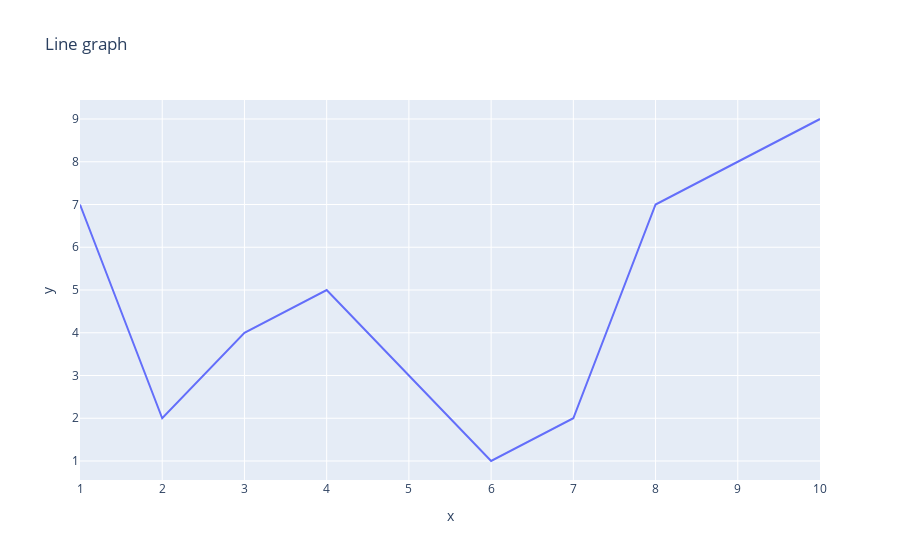

This figure's notebook cell:
### Code cell
fig.show()

### Figure 1 — Plotly figure (JSON) as saved in the notebook; plotly's stock layout.template omitted (floating-point values rounded to 4 significant figures)
{"data": [{"hovertemplate": "x=%{x}<br>y=%{y}<extra></extra>", "legendgroup": "", "line": {"color": "#636efa", "dash": "solid"}, "marker": {"symbol": "circle"}, "mode": "lines", "name": "", "orientation": "v", "showlegend": false, "type": "scatter", "x": [1, 2, 3, 4, 5, 6, 7, 8, 9, 10], "xaxis": "x", "y": [7, 2, 4, 5, 3, 1, 2, 7, 8, 9], "yaxis": "y"}], "layout": {"autosize": true, "legend": {"tracegroupgap": 0}, "title": {"text": "Line graph"}, "xaxis": {"anchor": "y", "autorange": true, "domain": [0, 1], "range": [1, 10], "title": {"text": "x"}, "type": "linear"}, "yaxis": {"anchor": "x", "autorange": true, "domain": [0, 1], "range": [0.5556, 9.444], "title": {"text": "y"}, "type": "linear"}}}
